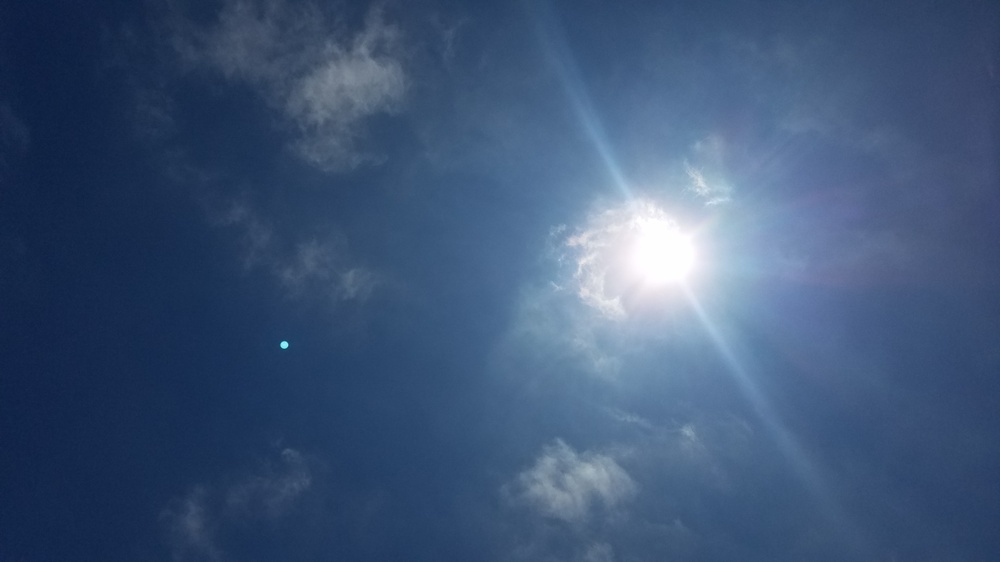
#> input picture sky1.jpg, 1000 x 562 px, shrunk from 4032 x 2268 before the run
$ python sunLocation_python.py   (Python 2 division)
#> lines starting #> are read from the running program, lines starting #| are printed output that depends on the picture; after the words box and inside, x2 and y2 are one past the last pixel; in counts of white or black regions, pixels touching at a corner belong together; long printed decimals are rounded
from PIL import Image
import cv2
import numpy as np
import matplotlib
import matplotlib.pyplot as plt
import matplotlib.cm as cm

img = cv2.imread('sky1.jpg')
#> img is the input picture: shape (562, 1000, 3); mean B, G, R 119, 85.8, 62.7
print img.shape
#| (562, 1000, 3)

#normalize blue, green, red pixels
b = (np.array(img[:, :, 0], dtype=float))/255 #note: index of arrays starts with 0 in python
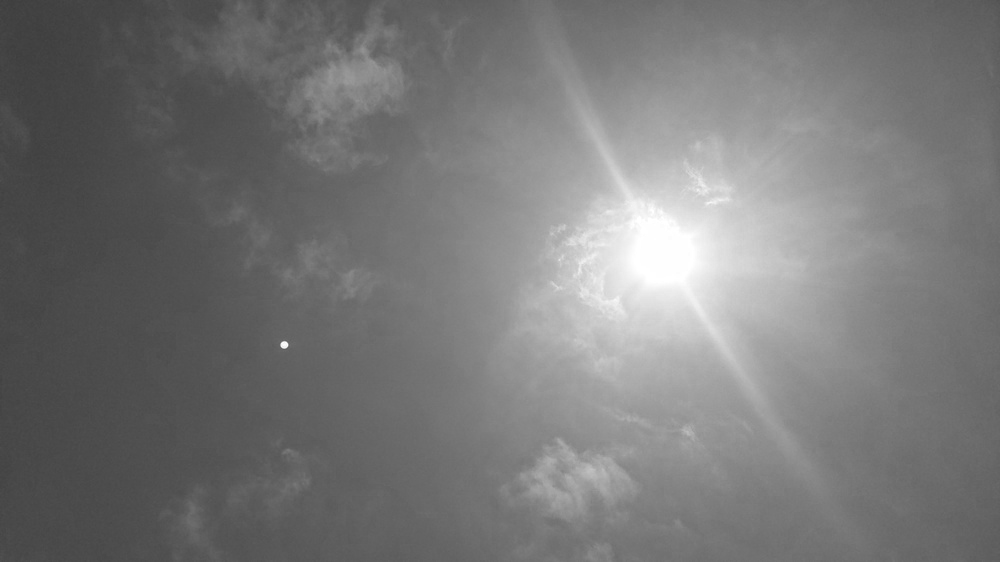
#> b: shape (562, 1000) float64; min 0.239, max 1, mean 0.467
g = (np.array(img[:, :, 1], dtype=float))/255
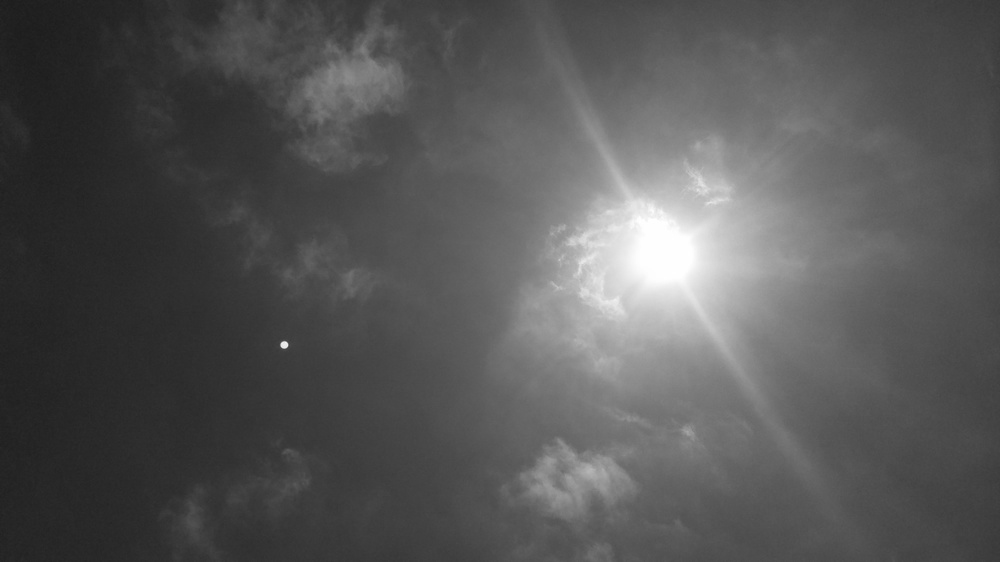
#> g: shape (562, 1000) float64; min 0.11, max 1, mean 0.336
r = (np.array(img[: ,:, 2], dtype=float))/255

#convert rgb pixels to hsv and normalize
hsv = cv2.cvtColor(img, cv2.COLOR_BGR2HSV)
#> hsv: shape (562, 1000, 3); mean H, S, V 107.6, 132, 119
h = (np.array(hsv[:, :, 0], dtype=float))/179
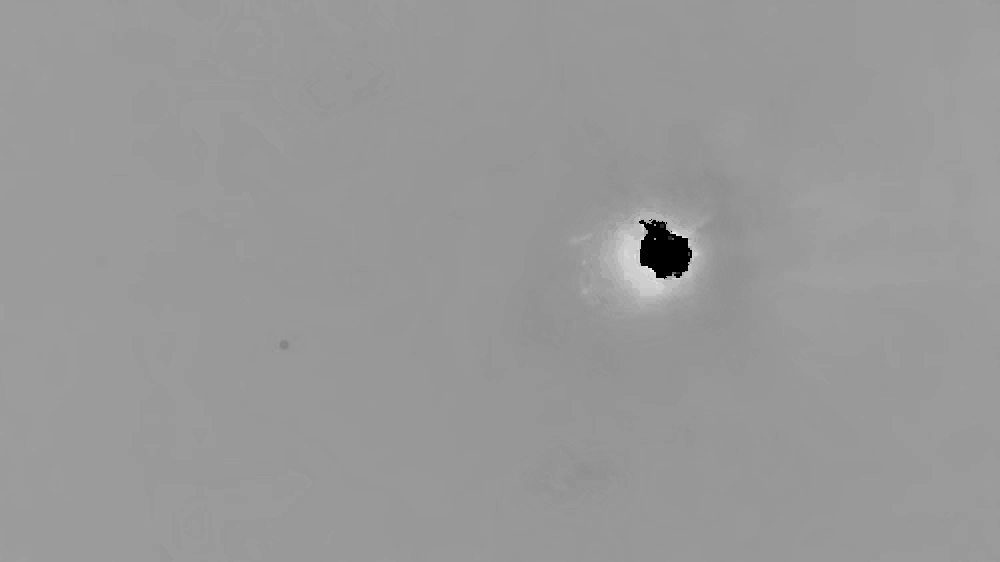
#> h: shape (562, 1000) float64; min 0, max 0.922, mean 0.601
s = (np.array(hsv[:, :, 1], dtype=float))/255
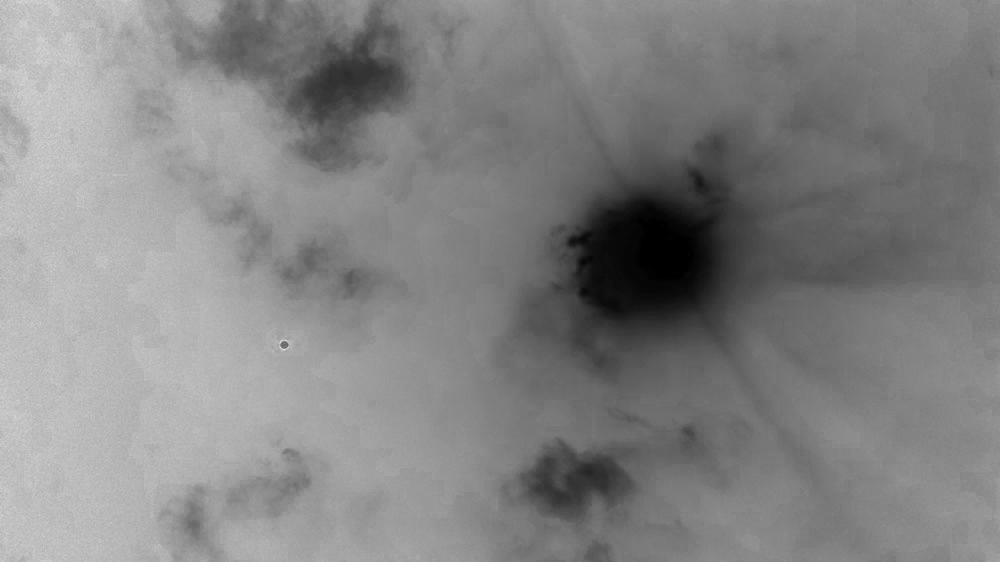
#> s: shape (562, 1000) float64; min 0, max 0.925, mean 0.518
v = (np.array(hsv[: ,:, 2], dtype=float))/255

#convert rgb pixels to greyscale
gray = cv2.cvtColor(img, cv2.COLOR_BGR2GRAY)
i = (np.array(gray[:, :], dtype=float))/255

#subtract avg of hue,saturation from avg of rgb,value,illuminance
av_rgbvi = (r+g+b+v+i)/5
av_hs = (h+s)/2
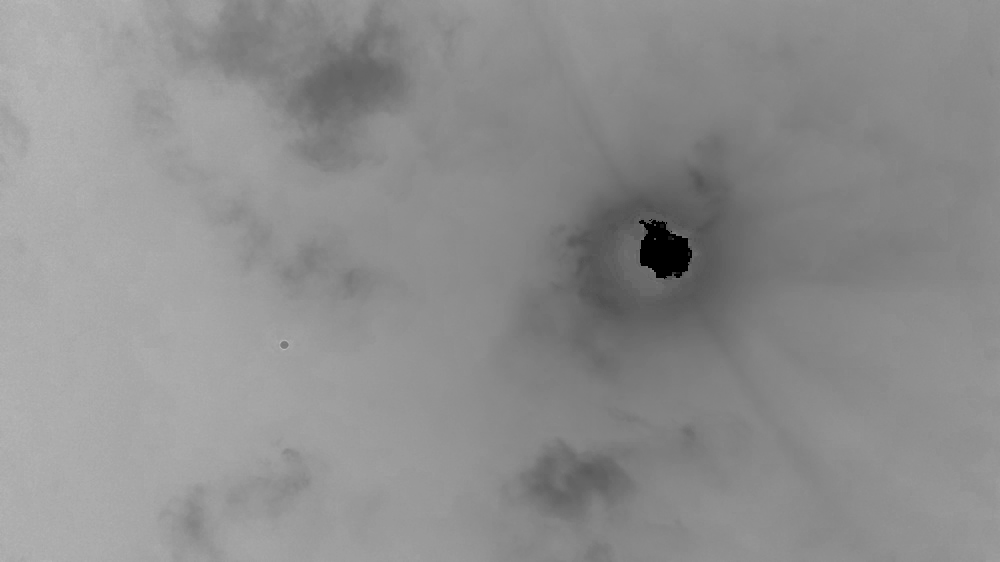
#> av_hs: shape (562, 1000) float64; min 0, max 0.739, mean 0.559
FF8 = av_rgbvi - av_hs
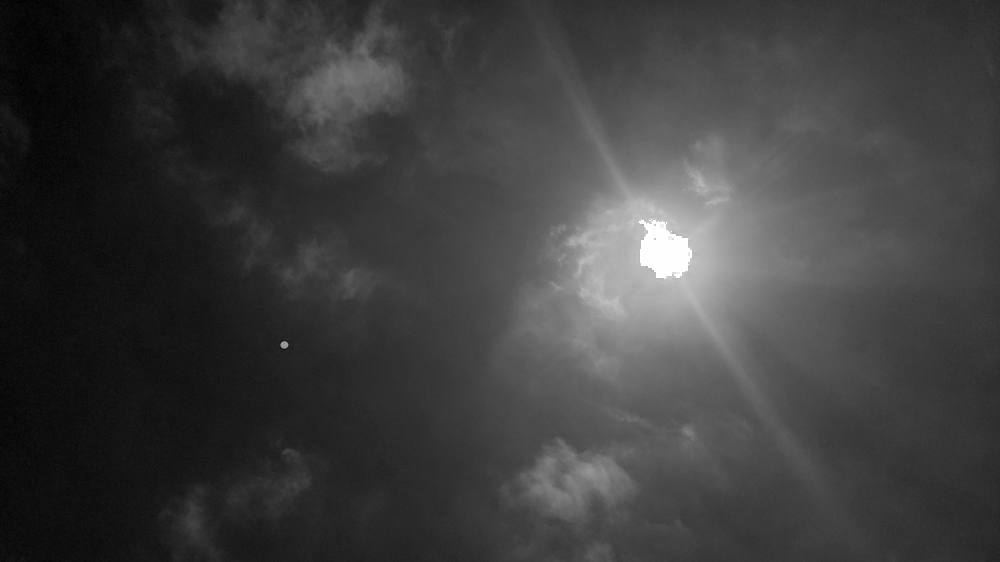
#> FF8: shape (562, 1000) float64; min -0.575, max 1, mean -0.191; drawn with min black and max white
thres = 0.85 #threshold

#F8 true where FF8 greater than a certain threshold value
F8 = FF8 > (thres*np.amax(FF8))
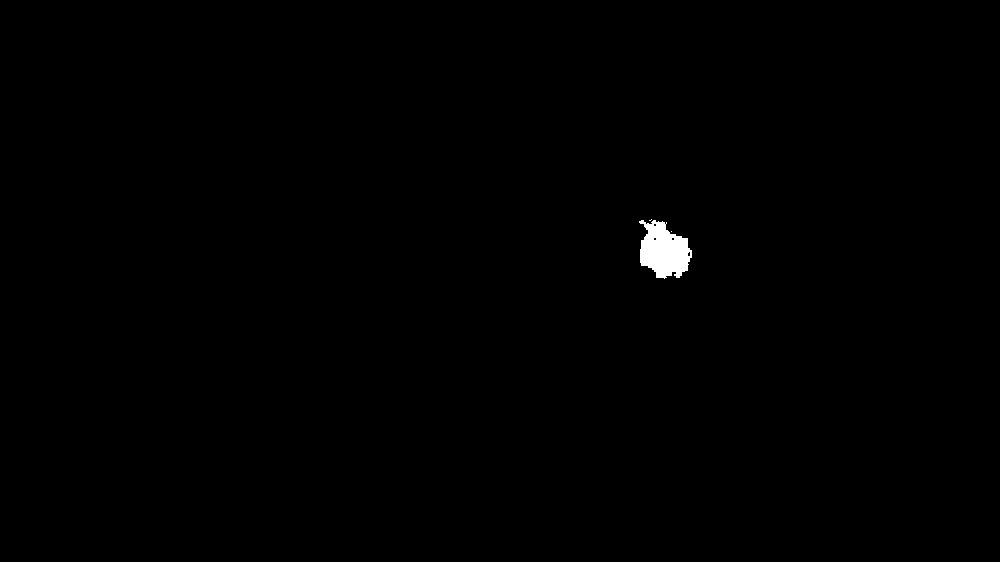
#> F8: shape (562, 1000) bool; 0.37% white; 3 white regions (2 under 20 px), largest, box (x1, y1, x2, y2) and area: (639, 220, 692, 279) 2097
print F8.shape
#| (562, 1000)

if F8.any() == True: #if FF8 > threshold, find its row & col indices
    row, col = np.where(F8)
#> row = 2101 values from 219 to 278; col = 2101 values, max 691 at index 1014, min 639 at index 9, mean 663.8

#find median index of row and column pixel
mrow = np.median(row)
#> mrow = 251
mcol = np.median(col)
#> mcol = 663
print '\n', mrow, mcol
#|  251.0 663.0

#distance to mean location where: distance = sqrt(x^2 + y^2)
dis = np.sqrt(np.square(row - mrow) + np.square(col - mcol))
#> dis = 2101 values, max 38.42 at index 9, min 0 at index 1038, mean 17.85
##print '\n', dis
sigrow = np.std(row) #standard deviation of row & col
#> sigrow = 13.99
sigcol = np.std(col)
#> sigcol = 13.06
dis_max = np.sqrt(np.square(sigrow) + np.square(sigcol)) #distance to mean location
#> dis_max = 19.14
print '\n', dis_max
#|  19.135

#Delete distances larger than max distance, i.e. outsider points
outsiders = dis > dis_max
if outsiders.any() == True:
    index = np.where(outsiders)
    ##print index
    for i in index:
        outsiders = np.delete(outsiders, i)
        dis = np.delete(dis, i)
        row = np.delete(row, i)
        col = np.delete(col,i)
        print row, col
#> this loop made 1 pass
#> (printed output is left out)
#> after the loop, col = 1145 values, max 682 at index 509, min 644 at index 471, mean 663; dis = 1145 values, max 19.1 at index 0, min 0 at index 568, mean 12.75; row = 1145 values from 232 to 270

#Sunlocation
Sunr = np.average(row, axis=0)
#> Sunr = 251.1
Sunc = np.average(col, axis=0)
#> Sunc = 663
SunL = [round(Sunr), round(Sunc)]
#> SunL = [251, 663]
print SunL
#| [251, 663]

$ run again, with sky_3.jpg copied over sky1.jpg
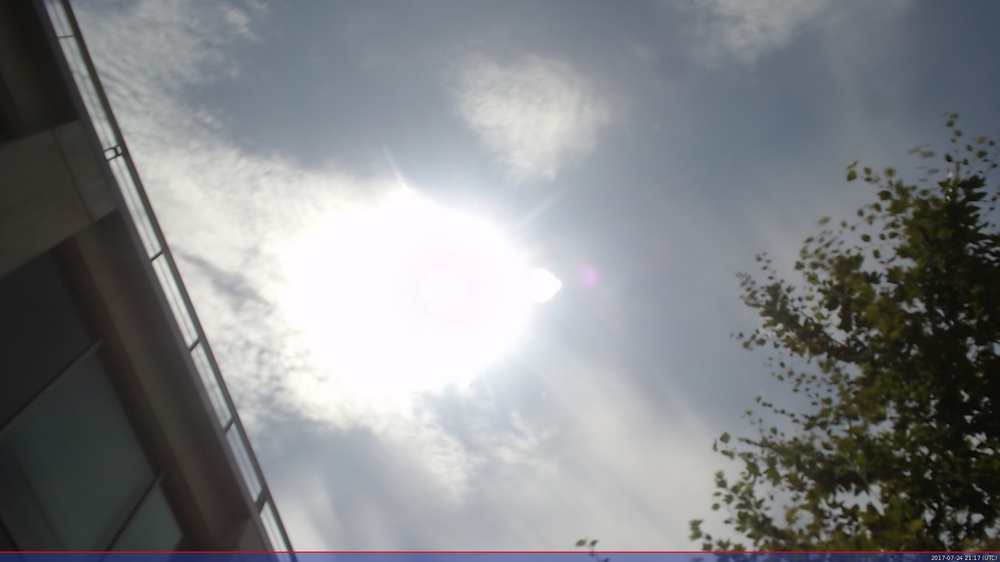
#> input picture sky_3.jpg, 1000 x 562 px, shrunk from 1920 x 1080 before the run
#> img is the input picture: shape (562, 1000, 3); mean B, G, R 135.9, 133.3, 130.9
#| (562, 1000, 3)
#> hsv: shape (562, 1000, 3); mean H, S, V 78.8, 31.4, 139.2
#> `FF8 = av_rgbvi - av_hs`:
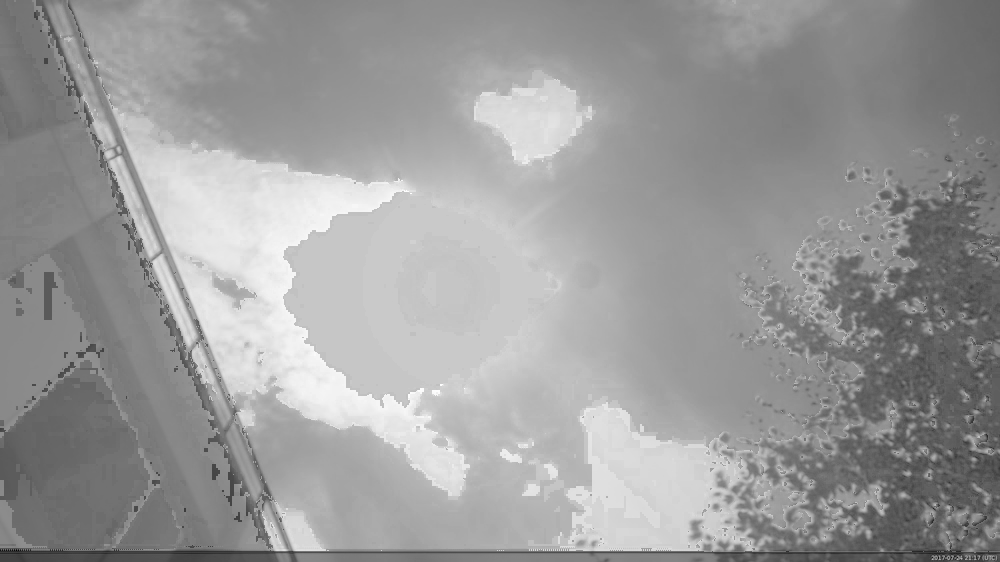
#> FF8: shape (562, 1000) float64; min -0.927, max 1, mean 0.246; drawn with min black and max white
#> `F8 = FF8 > (thres*np.amax(FF8))`:
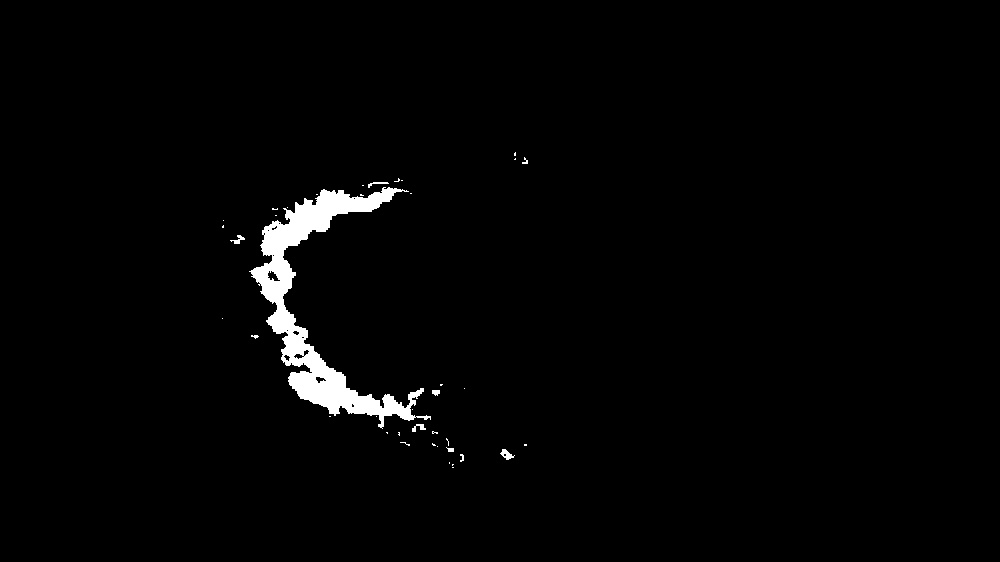
#> F8: shape (562, 1000) bool; 1.8% white; 40 white regions (31 under 20 px), largest, box (x1, y1, x2, y2) and area: (249, 187, 431, 429) 9573, (500, 449, 515, 460) 80, (230, 235, 245, 244) 56
#| (562, 1000)
#> `row, col = np.where(F8)`: row = 10062 values from 152 to 467; col = 10062 values, max 527 at index 16, min 222 at index 2403, mean 322
#> mrow = 315
#> mcol = 312
#|  315.0 312.0
#> `dis = np.sqrt(np.square(row - mrow) + np.square(col - mcol))`: dis = 10062 values, max 265 at index 16, min 14.76 at index 5405, mean 86.04
#> sigrow = 80.58
#> sigcol = 47.18
#> dis_max = 93.38
#|  93.376
#> the loop `for i in index:` made 1 pass
#> (printed output is left out)
#> after the loop `for i in index:`: col = 5959 values, max 358 at index 5602, min 222 at index 2667, mean 297.3; dis = 5959 values, max 93.34 at index 0, min 14.76 at index 2979, mean 61.42; row = 5959 values from 222 to 407
#> Sunr = 320.4
#> Sunc = 297.3
#> SunL = [320, 297]
#| [320, 297]
